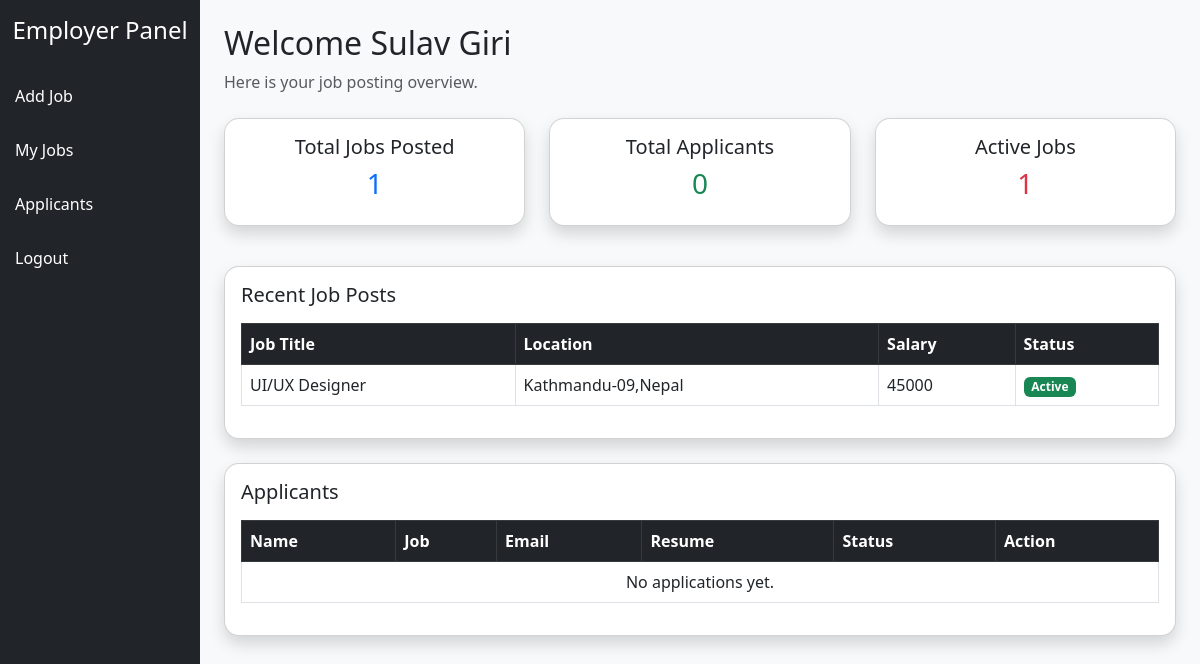
The page /employer/emp_dash/ (signed in) on the database as committed earlier.
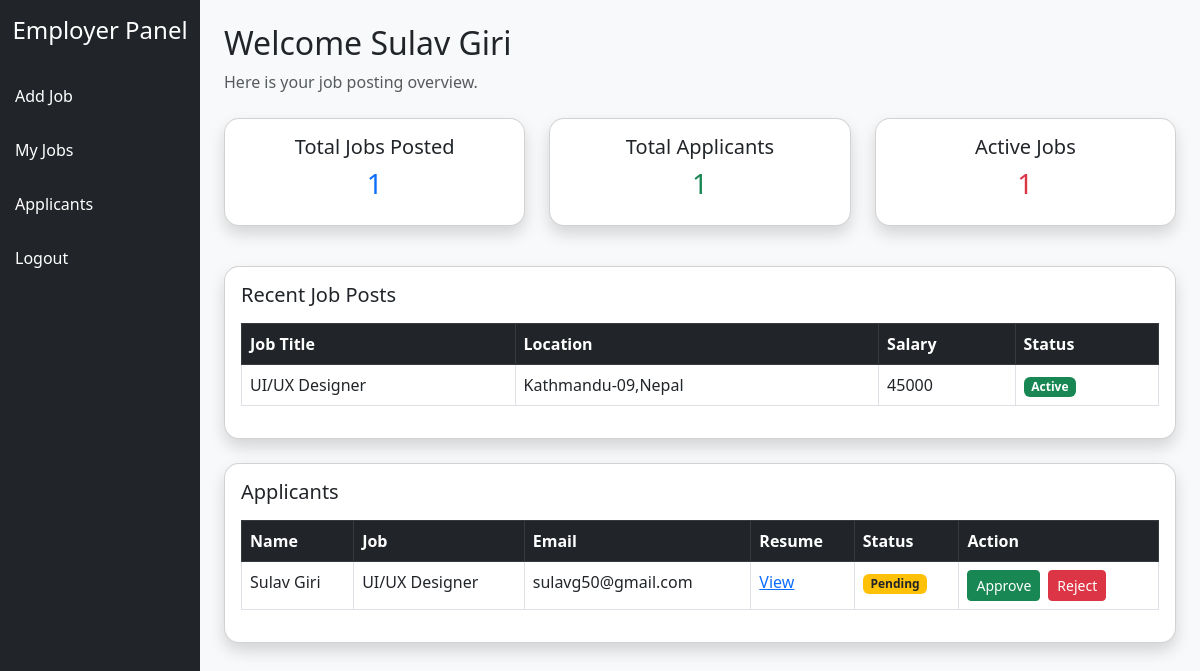
The same page on the database as committed later.
### employer/models.py (models this page shows, shortened)
class AddJob(models.Model):
    employer = models.ForeignKey(Employer, on_delete=models.CASCADE, related_name="jobs")
    job_title = models.CharField(max_length=150)
    company_name = models.CharField(max_length=150)
    job_image = models.FileField(upload_to="job_images/", blank=True, null=True)
    location = models.CharField(max_length=150)
    job_description = models.TextField()
    salary = models.CharField(max_length=100, blank=True)
    is_active = models.BooleanField(default=True)
    created_at = models.DateTimeField(auto_now_add=True)

### user/models.py (models this page shows, shortened)
class JobApplication(models.Model):
    STATUS_PENDING = "pending"
    STATUS_APPROVED = "approved"
    STATUS_REJECTED = "rejected"
    STATUS_CHOICES = [
        (STATUS_PENDING, "Pending"),
        (STATUS_APPROVED, "Approved"),
        (STATUS_REJECTED, "Rejected"),
    ]
    user = models.ForeignKey(User, on_delete=models.CASCADE, related_name="applications")
    job = models.ForeignKey(AddJob, on_delete=models.CASCADE, related_name="applications")
    full_name = models.CharField(max_length=150)
    email = models.EmailField()
    phone = models.CharField(max_length=30)
    city = models.CharField(max_length=100)
    study = models.CharField(max_length=150)
    skills = models.TextField()
    resume = models.FileField(upload_to="resumes/")
    status = models.CharField(max_length=20, choices=STATUS_CHOICES, default=STATUS_PENDING)
    created_at = models.DateTimeField(auto_now_add=True)
    class Meta:
        ordering = ["-created_at"]

### employer/views.py (the view)
# urls.py: path('emp_dash/', views.emp_dash, name='emp_dash'),
def emp_dash(request):
    employer_id = request.session.get('employer_id')
    if not employer_id:
        messages.error(request, "Please login first.")
        return redirect('login')
    try:
        employer = Employer.objects.get(id=employer_id)
    except Employer.DoesNotExist:
        request.session.pop('employer_id', None)
        messages.error(request, "Please login again.")
        return redirect('login')
    if not employer.is_approved:
        request.session.pop('employer_id', None)
        messages.error(request, "Admin must approve your account first.")
        return redirect('login')
    jobs = AddJob.objects.filter(employer=employer).order_by("-created_at")
    applications = JobApplication.objects.filter(job__employer=employer).select_related("job", "user").order_by("-created_at")
    recent_jobs = jobs[:10]
    total_jobs = jobs.count()
    active_jobs = jobs.filter(is_active=True).count()
    context = {
        "employer": employer,
        "jobs": recent_jobs,
        "total_jobs": total_jobs,
        "active_jobs": active_jobs,
        "total_applicants": applications.count(),
        "applications": applications[:20],
    }
    return render(request, "emp_dash.html", context)

### employer/templates/emp_dash.html (shortened to what the changed rows need)
<!DOCTYPE html>
<html lang="en">
<head>
    <link href="https://cdn.jsdelivr.net/npm/bootstrap@5.3.0/dist/css/bootstrap.min.css" rel="stylesheet">
</head>
<body>
    <div class="container-fluid">
        <div class="row">
            <div class="col-md-9 col-lg-10 p-4">
                <h2>Welcome {{ employer.name }}</h2>
                <div class="row mt-4">
                    <div class="col-md-4 mb-3">
                        <div class="card shadow p-3 text-center">
                            <h5>Total Applicants</h5>
                            <h3 class="text-success">{{ total_applicants }}</h3>
                        </div>
                    </div>
                </div>
                <div class="card shadow mt-4">
                    <div class="card-body">
                        <table class="table table-bordered mt-3">
                            <thead class="table-dark">
                                <tr>
                                    <th>Job Title</th>
                                    <th>Location</th>
                                    <th>Salary</th>
                                    <th>Status</th>
                                </tr>
                            </thead>
                            <tbody>
                                {% for job in jobs %}
                                <tr>
                                    <td>{{ job.job_title }}</td>
                                    <td>{{ job.location }}</td>
                                    <td>{{ job.salary|default:'-' }}</td>
                                    <td>
                                        {% if job.is_active %}
                                            <span class="badge bg-success">Active</span>
                                        {% else %}
                                            <span class="badge bg-secondary">Closed</span>
                                        {% endif %}
                                    </td>
                                </tr>
                                {% empty %}
                                <tr>
                                    <td colspan="4" class="text-center">No jobs posted yet.</td>
                                </tr>
                                {% endfor %}
                            </tbody>
                        </table>
                    </div>
                </div>
                <div class="card shadow mt-4" id="applicants">
                    <div class="card-body">
                        <table class="table table-bordered mt-3">
                            <thead class="table-dark">
                                <tr>
                                    <th>Name</th>
                                    <th>Job</th>
                                    <th>Email</th>
                                    <th>Resume</th>
                                    <th>Status</th>
                                    <th>Action</th>
                                </tr>
                            </thead>
                            <tbody>
                                {% for application in applications %}
                                <tr>
                                    <td>{{ application.full_name }}</td>
                                    <td>{{ application.job.job_title }}</td>
                                    <td>{{ application.email }}</td>
                                    <td>
                                        {% if application.resume %}
                                            <a href="{{ application.resume.url }}" target="_blank" rel="noopener">View</a>
                                        {% else %}
                                            N/A
                                        {% endif %}
                                    </td>
                                    <td>
                                        {% if application.status == 'approved' %}
                                            <span class="badge bg-success">Approved</span>
                                        {% elif application.status == 'rejected' %}
                                            <span class="badge bg-danger">Rejected</span>
                                        {% else %}
                                            <span class="badge bg-warning text-dark">Pending</span>
                                        {% endif %}
                                    </td>
                                    <td>
                                        {% if application.status == 'pending' %}
                                            <div class="d-flex gap-2">
                                                <form method="post" action="{% url 'update_application_status' application.id 'approve' %}">
                                                    <button type="submit" class="btn btn-sm btn-success">Approve</button>
                                                </form>
                                                <form method="post" action="{% url 'update_application_status' application.id 'reject' %}">
                                                    <button type="submit" class="btn btn-sm btn-danger">Reject</button>
                                                </form>
                                            </div>
                                        {% else %}
                                            <span class="text-muted">Updated</span>
                                        {% endif %}
                                    </td>
                                </tr>
                                {% empty %}
                                <tr>
                                    <td colspan="6" class="text-center">No applications yet.</td>
                                </tr>
                                {% endfor %}
                            </tbody>
                        </table>
                    </div>
                </div>
            </div>
        </div>
    </div>
</body>
</html>

Rows that differ between the two databases and show on the page:
added JobApplication: full_name "Sulav Giri", job.job_title "UI/UX Designer", email "sulavg50@gmail.com", status "Pending"
Other text that changed with them:
{{ total_applicants }}: "0" → "1"
text no longer shown: "No applications yet."
